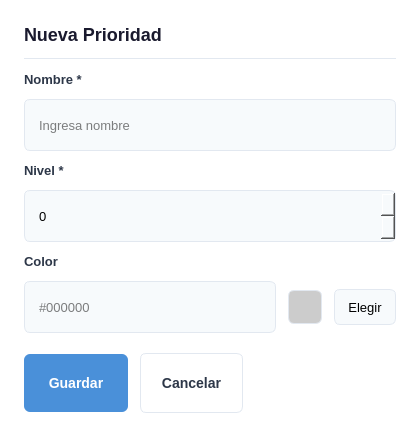
<?xml version="1.0" encoding="UTF-8"?>
<ui version="4.0">
 <class>PrioridadesForm</class>
 <widget class="QDialog" name="PrioridadesForm">
  <property name="geometry">
   <rect><x>0</x><y>0</y><width>420</width><height>380</height></rect>
  </property>
  <property name="windowTitle"><string>Nueva Prioridad</string></property>
  <property name="styleSheet">
   <string notr="true">
QDialog { background-color: white; }
QLabel#dialogTitle { font-size: 18px; font-weight: bold; color: #1a1a2e; }
QLineEdit { padding: 8px 12px; border: 1px solid #e2e8f0; border-radius: 6px; background-color: #f7fafc; font-size: 13px; min-height: 34px; }
QLineEdit:focus { border: 1px solid #4a90d9; background-color: white; }
QLineEdit:hover { border: 1px solid #cbd5e0; }
QSpinBox { padding: 8px 12px; border: 1px solid #e2e8f0; border-radius: 6px; background-color: #f7fafc; font-size: 13px; min-height: 34px; }
QSpinBox:focus { border: 1px solid #4a90d9; background-color: white; }
QPushButton#btnGuardar { background-color: #4a90d9; color: white; border: none; border-radius: 6px; font-size: 14px; font-weight: 600; padding: 10px 24px; min-height: 38px; }
QPushButton#btnGuardar:hover { background-color: #3a7bc8; }
QPushButton#btnCancelar { background-color: white; color: #2d3748; border: 1px solid #e2e8f0; border-radius: 6px; font-size: 14px; font-weight: 500; padding: 10px 20px; min-height: 38px; }
QPushButton#btnCancelar:hover { background-color: #f7fafc; border-color: #cbd5e0; }
   </string>
  </property>
  <layout class="QVBoxLayout" name="mainLayout">
   <property name="spacing"><number>12</number></property>
   <property name="leftMargin"><number>24</number></property>
   <property name="topMargin"><number>24</number></property>
   <property name="rightMargin"><number>24</number></property>
   <property name="bottomMargin"><number>24</number></property>
   <item><widget class="QLabel" name="dialogTitle"><property name="text"><string>Nueva Prioridad</string></property></widget></item>
   <item><widget class="QFrame" name="separator"><property name="frameShape"><enum>QFrame::HLine</enum></property><property name="styleSheet"><string>color: #e2e8f0;</string></property></widget></item>
   <item><widget class="QLabel" name="label_Nombre"><property name="text"><string>Nombre *</string></property><property name="styleSheet"><string>font-size: 13px; color: #2d3748; font-weight: 600;</string></property></widget></item>
   <item><widget class="QLineEdit" name="input_Nombre"><property name="placeholderText"><string>Ingresa nombre</string></property></widget></item>
   <item><widget class="QLabel" name="label_Nivel"><property name="text"><string>Nivel *</string></property><property name="styleSheet"><string>font-size: 13px; color: #2d3748; font-weight: 600;</string></property></widget></item>
   <item><widget class="QSpinBox" name="input_Nivel"><property name="maximum"><number>999999</number></property></widget></item>
   <item><widget class="QLabel" name="label_Color"><property name="text"><string>Color</string></property><property name="styleSheet"><string>font-size: 13px; color: #2d3748; font-weight: 600;</string></property></widget></item>
   <item>
    <layout class="QHBoxLayout" name="colorLayout_Color">
     <item><widget class="QLineEdit" name="input_Color"><property name="placeholderText"><string>#000000</string></property></widget></item>
     <item><widget class="QFrame" name="colorPreview_Color"><property name="minimumSize"><size><width>34</width><height>34</height></size></property><property name="maximumSize"><size><width>34</width><height>34</height></size></property><property name="styleSheet"><string>background-color: #cccccc; border: 1px solid #e2e8f0; border-radius: 6px;</string></property></widget></item>
     <item><widget class="QPushButton" name="btnColor_Color"><property name="text"><string>Elegir</string></property><property name="cursor"><cursorShape>PointingHandCursor</cursorShape></property><property name="styleSheet"><string>border: 1px solid #e2e8f0; border-radius: 6px; min-height: 34px; min-width: 60px; font-size: 13px; background-color: #f7fafc;</string></property></widget></item>
    </layout>
   </item>
   <item><spacer name="verticalSpacer"><property name="orientation"><enum>Qt::Vertical</enum></property><property name="sizeType"><enum>QSizePolicy::Fixed</enum></property><property name="sizeHint" stdset="0"><size><width>20</width><height>8</height></size></property></spacer></item>
   <item>
    <layout class="QHBoxLayout" name="buttonLayout">
     <item><widget class="QPushButton" name="btnGuardar"><property name="text"><string>Guardar</string></property><property name="cursor"><cursorShape>PointingHandCursor</cursorShape></property></widget></item>
     <item><widget class="QPushButton" name="btnCancelar"><property name="text"><string>Cancelar</string></property><property name="cursor"><cursorShape>PointingHandCursor</cursorShape></property></widget></item>
     <item><spacer name="buttonSpacer"><property name="orientation"><enum>Qt::Horizontal</enum></property><property name="sizeHint" stdset="0"><size><width>40</width><height>20</height></size></property></spacer></item>
    </layout>
   </item>
  </layout>
 </widget>
 <resources/>
 <connections/>
</ui>
